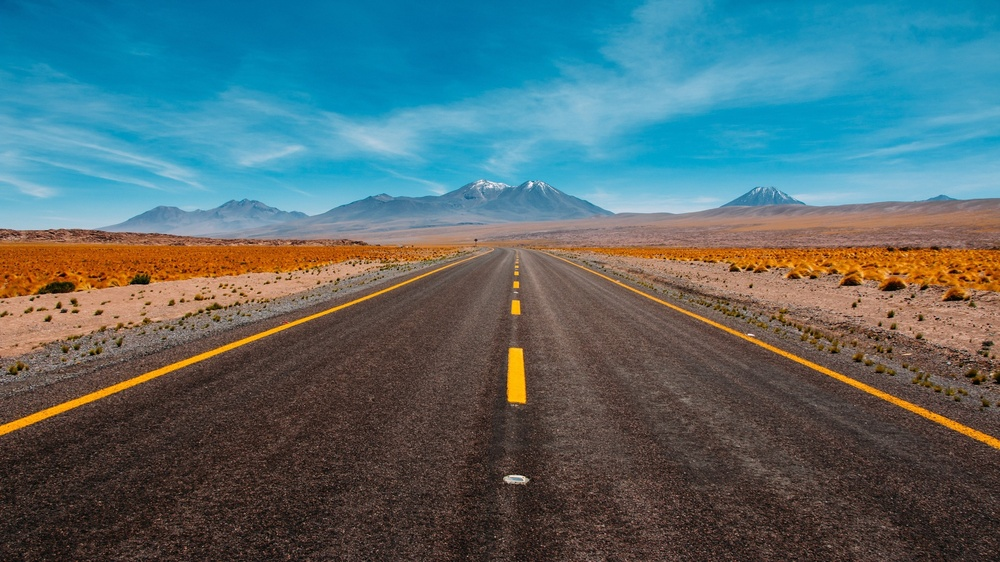
#> input picture data/input/1.jpg, 1000 x 562 px, shrunk from 1920 x 1080 before the run
$ python -i grayscale.py   (imports and definitions only)
#> lines starting #> are read from the running program, lines starting #| are printed output that depends on the picture
"""
此模組負責將輸入影像統一轉換成灰階格式。
道路輪廓流程中的 Sobel、LBP 與部分分割步驟都以灰階影像作為輸入，
因此這個模組扮演前處理中的格式標準化角色。
"""

import cv2
import numpy as np


def to_grayscale(image: np.ndarray) -> np.ndarray:
    """
    將影像轉成灰階。

    Args:
        image: 輸入影像，可為 BGR、BGRA 或灰階。

    Returns:
        灰階影像。
    """
    if len(image.shape) == 2:
        # 已經是灰階影像時直接回傳。
        return image

    if image.shape[2] == 3:
        # 三通道彩色影像。
        return cv2.cvtColor(image, cv2.COLOR_BGR2GRAY)
    if image.shape[2] == 4:
        # 四通道影像會先移除 alpha，再轉灰階。
        bgr = cv2.cvtColor(image, cv2.COLOR_BGRA2BGR)
        return cv2.cvtColor(bgr, cv2.COLOR_BGR2GRAY)

    raise ValueError(f"Unsupported image channels: {image.shape[2]}")

>>> import cv2
>>> picture = cv2.imread('../../data/input/1.jpg')
#> picture is the input picture: shape (562, 1000, 3); mean B, G, R 111.1, 107.1, 83.6
>>> result = to_grayscale(picture)
#> in to_grayscale, `return cv2.cvtColor(image, cv2.COLOR_BGR2GRAY)`:
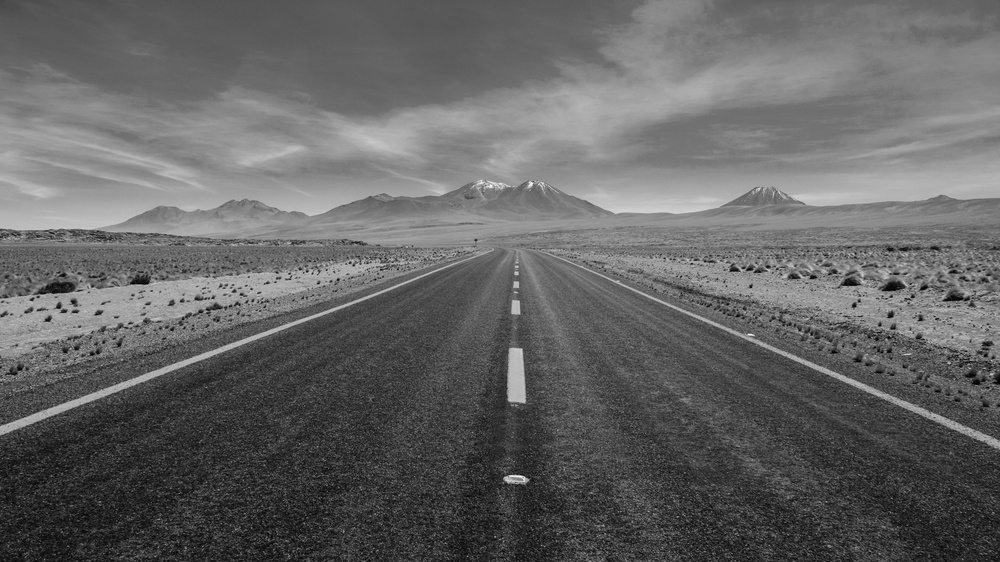
#> returned value: shape (562, 1000); min 0, max 248, mean 100.5

$ run again, on data/input/2.jpg
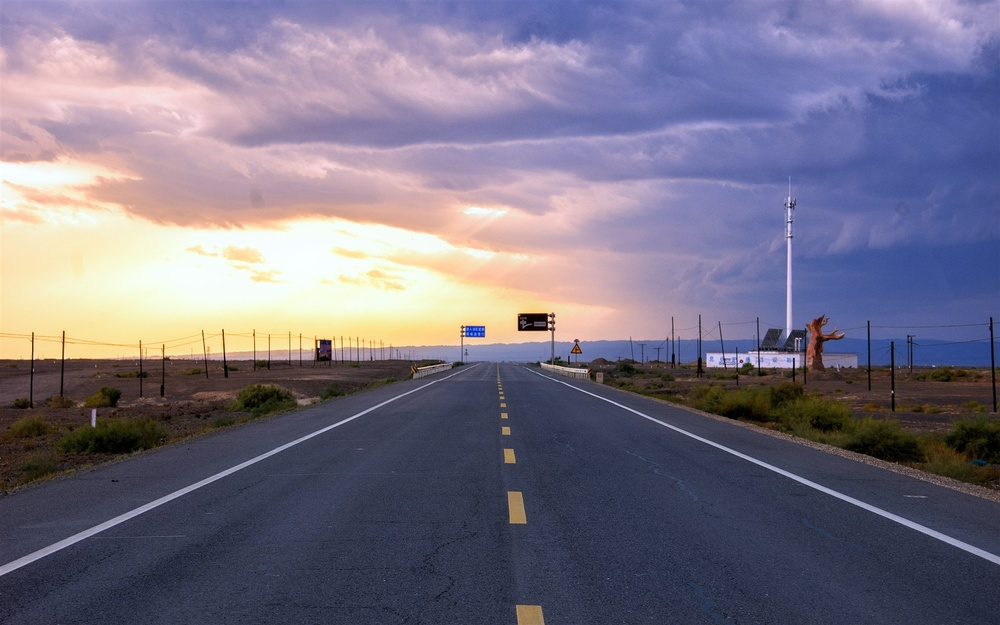
#> input picture data/input/2.jpg, 1000 x 625 px, shrunk from 1920 x 1200 before the run
#> picture is the input picture: shape (625, 1000, 3); mean B, G, R 133.1, 114.6, 120
#> in to_grayscale, `return cv2.cvtColor(image, cv2.COLOR_BGR2GRAY)`:
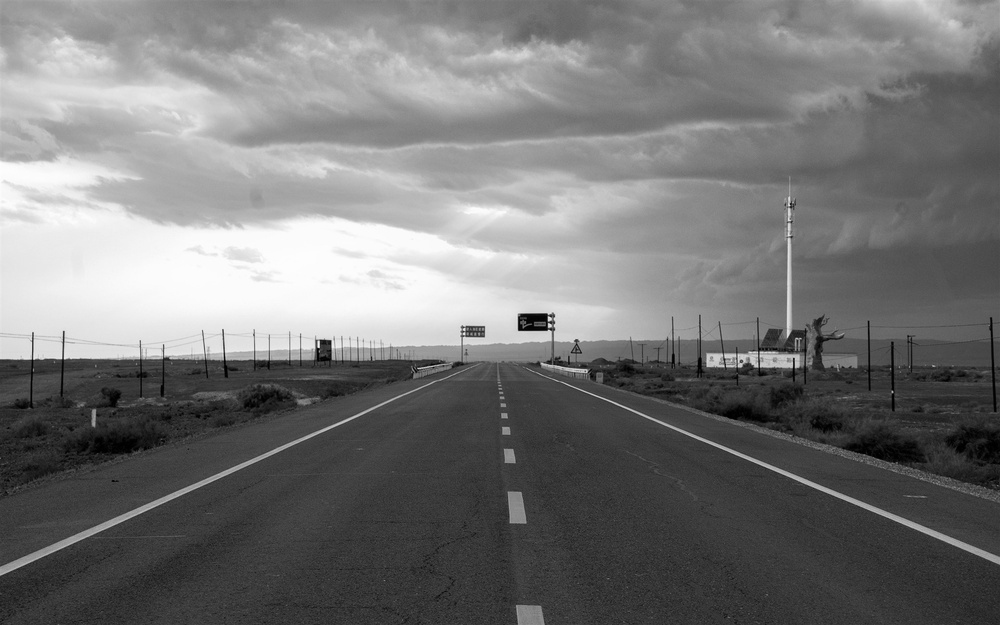
#> returned value: shape (625, 1000); min 0, max 254, mean 118.3

$ run again, on data/input/3.jpg
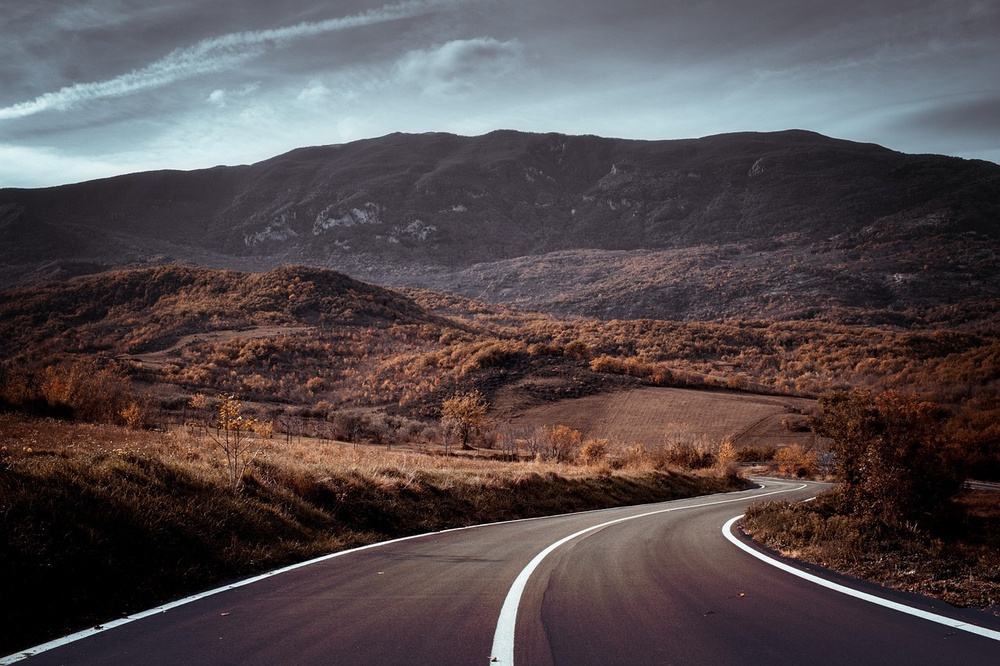
#> input picture data/input/3.jpg, 1000 x 666 px, shrunk from 1280 x 853 before the run
#> picture is the input picture: shape (666, 1000, 3); mean B, G, R 76.1, 74.3, 84
#> in to_grayscale, `return cv2.cvtColor(image, cv2.COLOR_BGR2GRAY)`:
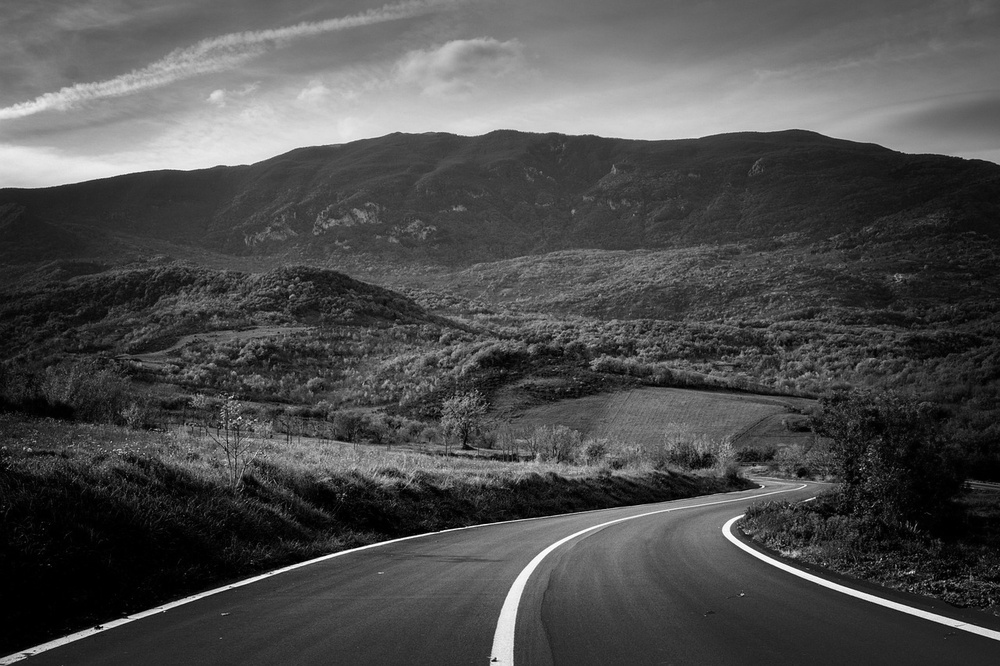
#> returned value: shape (666, 1000); min 0, max 255, mean 77.4
